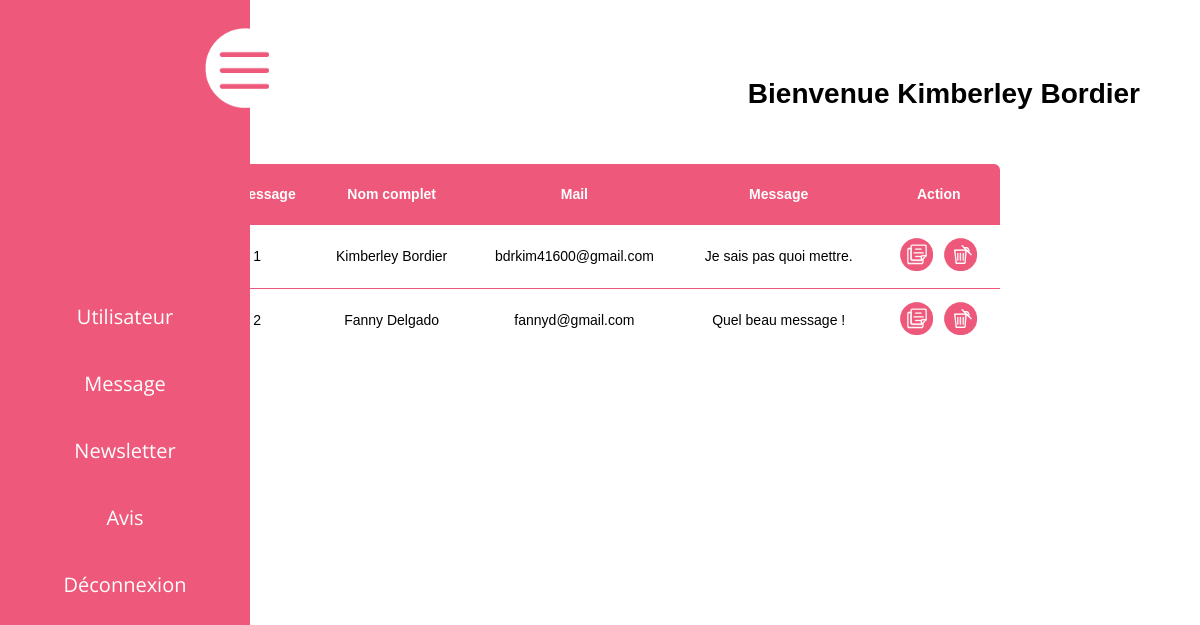
/admin/userAdmin.php?table=Message (signed in), run on the app's committed database.
### tables this page shows
CREATE TABLE jd_message (
    m_id INT NOT NULL AUTO_INCREMENT,
    m_nom VARCHAR(55) NOT NULL,
    m_mail VARCHAR(100) NOT NULL,
    m_message VARCHAR(255) NOT NULL,
    PRIMARY KEY (m_id)
);

### include/modele.php (called while the page is built, shortened)
<?php
function executeRequete($cnx, $sql, $parametre = NULL){
    if ($parametre == NULL) {
        $resultat = $cnx->query($sql);
    } else {
        $resultat = $cnx->prepare($sql);
        $resultat->execute($parametre);
    }
    return $resultat;
}

### admin/userAdmin.php (the view, shortened to what this page needs)
<?php
include 'navAdmin.php';
$cnx = getBd();
?>
<main>
    <h1>Bienvenue <?= $_SESSION['nomAd']; ?></h1>
    <?php
    switch ($_GET['table']) {
        case 'Message':
            echo '<section class="readMess">';
            $sqlMess = "SELECT * FROM jd_message";
            $requeteMess = executeRequete($cnx, $sqlMess);
            echo '<table>
                        <tr>
                            <th>ID Message</th>
                            <th>Nom complet</th>
                            <th>Mail</th>
                            <th>Message</th>
                            <th>Action</th>
                        </tr>';
            while ($rowMess = $requeteMess->fetch(PDO::FETCH_ASSOC)) {
                echo    '<tr>
                                <td>' . $rowMess['m_id'] . '</td>
                                <td>' . $rowMess['m_nom'] . '</td>
                                <td>' . $rowMess['m_mail'] . '</td>
                                <td class="wMess">' . $rowMess['m_message'] . '</td>
                                <td>'
                    .       '<a href="consult.php?consult=Message&consultidMess=' . $rowMess['m_id'] . '" class="edit"><img src="../assets/img/consult.png" alt="icone consulter"></a>
                                    <a href="delete.php?delete=Message&deleteidMess=' . $rowMess['m_id'] . '" class="edit"><img src="../assets/img/delete.png" alt="icone supprimer"></a>
                                </td>
                            </tr>';
            }
            echo '</table>';
            echo '</section>';
            break;
    }
    ?>
</main>
<?php
include 'footerAdmin.php';
?>

### admin/css/navAdmin.css (style rules this page uses)
* { margin: 0; padding: 0; }

### admin/css/tableAdmin.css (style rules this page uses)
body { font: 400 14px 'Calibri', 'Arial'; }
main { min-height: 50vh; display: flex; flex-direction: column; justify-content: center; align-items: center; z-index: 0; }
h1 { align-self: flex-end; margin: 5% 5% 2% 0; }
img:not(.logo img) { width: 40px; }
main section, .consultBD { max-width: 800px; width: 100%; }
table { border-spacing: 1; border-collapse: collapse; background: white; border-radius: 6px; overflow: hidden; width: 100%; margin: 30px auto; position: relative; }
table * { position: relative; }
table td, table th { padding-left: 8px; }
table tr th { background: #EE587A; color: white; }
table tr { height: 60px; border-bottom: #EE587A 1px solid; }
table tbody tr:last-child { border: 0; }
table td, table th { text-align: center; padding: 10px; }
.wMess { max-width: 200px; text-align: center; }

### data on the page
jd_message: m_id "1", m_nom "Kimberley Bordier", m_mail "bdrkim41600@gmail.com", m_message "Je sais pas quoi mettre."
jd_message: m_id "2", m_nom "Fanny Delgado", m_mail "fannyd@gmail.com", m_message "Quel beau message !"

### other printed values
$_SESSION['nomAd'] "Kimberley Bordier"
